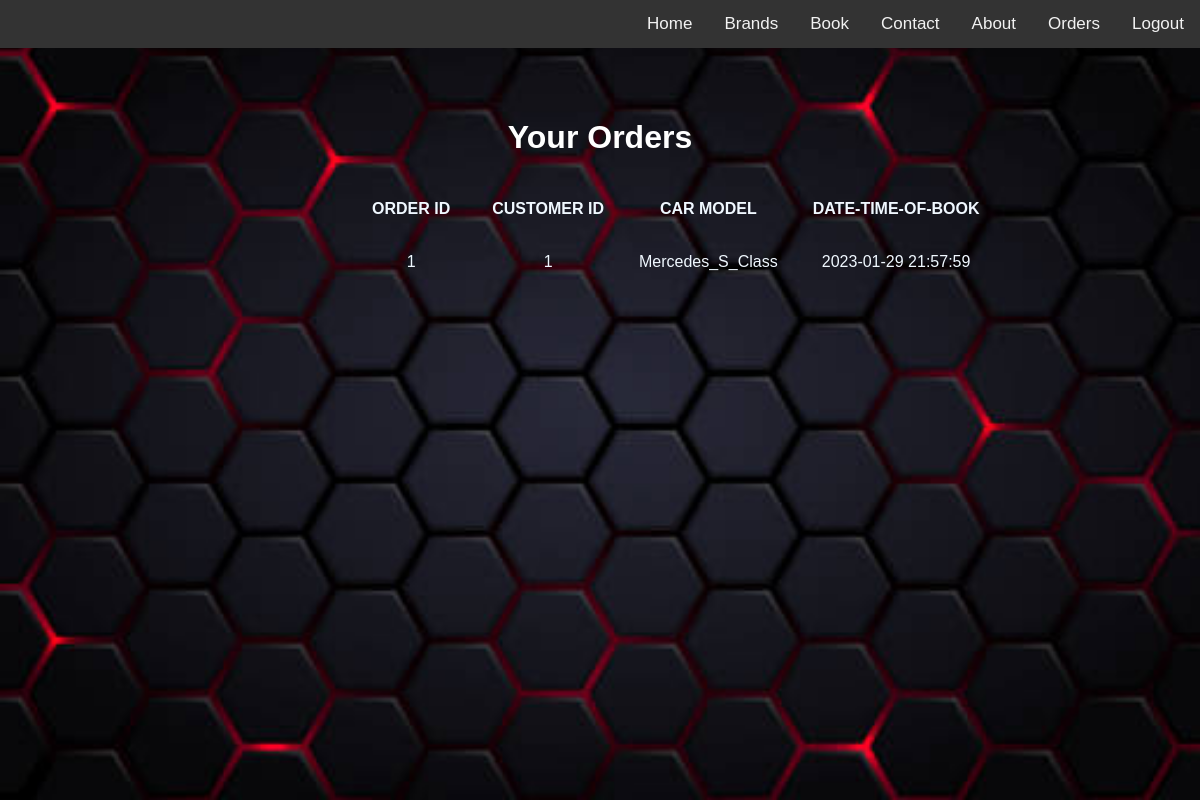
The app's page /order.php (signed in) with its own data.
### tables this page shows
CREATE TABLE `orders` (
  `order_id` int(11) NOT NULL,
  `customer_id` int(11) NOT NULL,
  `model_no` int(11) NOT NULL,
  `order_date` datetime NOT NULL
);

CREATE TABLE `model` (
  `model_no` int(11) NOT NULL,
  `model_name` varchar(20) NOT NULL,
  `year` int(11) NOT NULL,
  `mf_id` int(11) NOT NULL
);

### order.php (the view, shortened to what this page needs)
<!DOCTYPE html>
<html>
<head>
</head>
<body>
<div class="bg-img">
  <div class="container">
    <div class="topnav">
	  <a href="logout.php">Logout</a>
      <a href="order.php">Orders</a>
      <a href="about.php">About</a>
      <a href="contact.php">Contact</a>
      <a href="book.php">Book</a>
      <a href="brands.php">Brands</a>
	  <a href="indexlogin.php">Home</a>
    </div>
  </div>
  <div style="padding-top:50px"> <h1 style="text-align:center; color:white">Your Orders</h1> </div>
  <div class="s">
     <table >
           <tr>
               <th class = "text-center">ORDER ID</th>
               <th class = "text-center">CUSTOMER ID</th>
               <th class = "text-center">CAR  MODEL</th>
               <th class = "text-center">DATE-TIME-OF-BOOK</th>
            </tr>
              <?php
                 $db=mysqli_connect("localhost","root","","carshowdb");
                 $cname = $_SESSION["s_name"];
                  $getuserid= mysqli_query($db, "SELECT cus_id from customer where name = '".$cname."'");
                  $numrows =mysqli_num_rows($getuserid);
                  if($numrows !=0)
                  {
                   while($row=mysqli_fetch_assoc($getuserid))
                       {
                         $dbuserid=$row['cus_id'];
                       }
                                   }
                  $getorders= mysqli_query($db, "SELECT * from orders where customer_id = '".$dbuserid."'");
                 $numrows3 =mysqli_num_rows($getorders);
                  if($numrows3 !=0)
                  {
                    while($row3=mysqli_fetch_assoc($getorders))
                    {
                     $dboid=$row3['order_id'];
                     $dbcustomerid=$row3['customer_id'];
                     $carnumber =$row3['model_no'];
                     $date=$row3['order_date'];
                       $getusercarname = mysqli_query($db, "SELECT model_name from model where model_no = '".$carnumber."'");
                       $numrows2 =mysqli_num_rows($getusercarname);
                       if($numrows2 !=0)
                          {
                             while($row2=mysqli_fetch_assoc($getusercarname))
                              {
                                 $dbusercarname=$row2['model_name'];
                                }
                            }
                     echo "<tr>" ;
                      echo "<td>$dboid</td>";
                        echo "<td>$dbcustomerid</td>";
                         echo "<td>$dbusercarname</td>";
                          echo "<td>$date</td>";
                           echo" </tr>";
                                       }
                     }
                     else
                     {
                        $message = "You have no orders in your name yet ! !";
                       echo "<script type='text/javascript'>alert('$message');</script>";
                     }
                 ?>
            </table>
         </div>
</div>
</body>
</html>

### order.php (style rules this page uses)
body { font-family: Arial, Helvetica, sans-serif }
* { box-sizing: border-box; }
body { padding: 0; margin: 0; }
.bg-img { background-image: url("images/istockphoto-1315800229-612x612.jpg"); margin: 0%; padding: 0%; min-height: 800px; background-position: center; background-repeat: no-repeat; background-size: cover; position: relative; }
.container { width: auto; }
.topnav { overflow: hidden; background-color: #333; }
.topnav a { float: right; color: #f2f2f2; text-align: right; padding: 14px 16px; text-decoration: none; font-size: 17px; }
td { padding: 13px; }
table { text-align: center; padding-top: 0px; padding-left: 350px; }
tr { color: aliceblue; }
th.text-center { padding: 20px; }

### records on screen
orders: order_id "1", customer "1", model.model_name "Mercedes_S_Class", order_date "2023-01-29 21:57:59"
